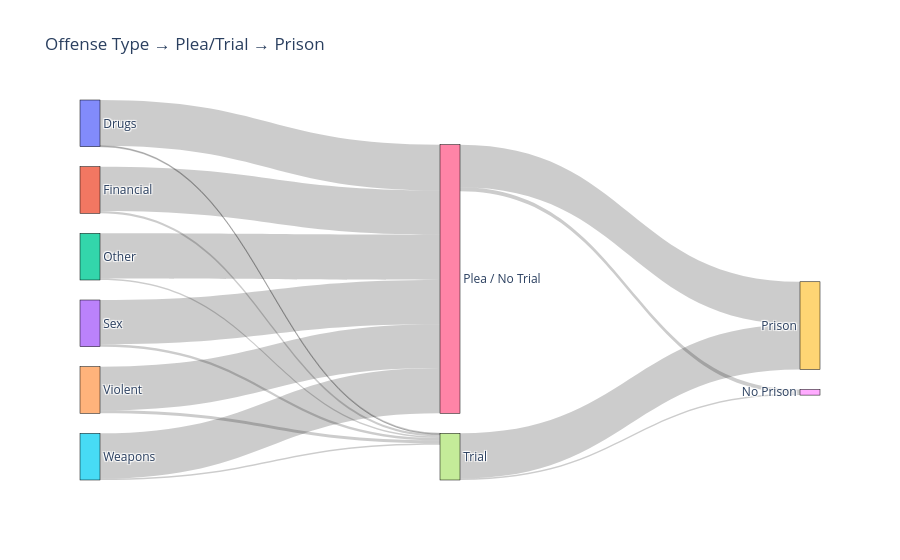

The notebook cell this image was saved under:
### Code cell
# --------------------------------------------------
# 1. Keep needed columns
# --------------------------------------------------
df = sent_df[["OFF_TYPE", "TRIAL_FLAG", "RECIEVED_PRSN_FLAG"]].copy()
df = df.dropna(subset=["OFF_TYPE", "TRIAL_FLAG", "RECIEVED_PRSN_FLAG"])

# --------------------------------------------------
# 2. Map trial + prison labels
# --------------------------------------------------
trial_map = {
    0: "Plea / No Trial",
    1: "Trial"
}

prison_map = {
    0: "No Prison",
    1: "Prison"
}

df["TRIAL_LABEL"] = df["TRIAL_FLAG"].map(trial_map).fillna(df["TRIAL_FLAG"].astype(str))
df["PRISON_LABEL"] = df["RECIEVED_PRSN_FLAG"].map(prison_map).fillna(df["RECIEVED_PRSN_FLAG"].astype(str))


# --------------------------------------------------
# 4. Build percentage flows
#   Offense -> Trial
#   Trial   -> Prison
# --------------------------------------------------
flow1 = (
    df.groupby(["OFF_TYPE", "TRIAL_LABEL"])
      .size()
      .reset_index(name="count")
)
flow1["value"] = flow1["count"] / flow1.groupby("OFF_TYPE")["count"].transform("sum")

flow2 = (
    df.groupby(["TRIAL_LABEL", "PRISON_LABEL"])
      .size()
      .reset_index(name="count")
)
flow2["value"] = flow2["count"] / flow2.groupby("TRIAL_LABEL")["count"].transform("sum")

# If you want percentages instead of proportions:
flow1["value"] *= 100
flow2["value"] *= 100

# --------------------------------------------------
# 5. Build nodes
# --------------------------------------------------
offense_nodes = sorted(df["OFF_TYPE"].unique().tolist())
trial_nodes = ["Plea / No Trial", "Trial"]
prison_nodes = ["No Prison", "Prison"]

labels = offense_nodes + trial_nodes + prison_nodes
label_to_index = {label: i for i, label in enumerate(labels)}

# --------------------------------------------------
# 6. Build links
# --------------------------------------------------
sources = []
targets = []
values = []

for _, row in flow1.iterrows():
    sources.append(label_to_index[row["OFF_TYPE"]])
    targets.append(label_to_index[row["TRIAL_LABEL"]])
    values.append(row["value"])

for _, row in flow2.iterrows():
    sources.append(label_to_index[row["TRIAL_LABEL"]])
    targets.append(label_to_index[row["PRISON_LABEL"]])
    values.append(row["value"])

# --------------------------------------------------
# 7. Plot
# --------------------------------------------------
fig = go.Figure(data=[go.Sankey(
    node=dict(
        pad=20,
        thickness=20,
        line=dict(color="black", width=0.5),
        label=labels
    ),
    link=dict(
        source=sources,
        target=targets,
        value=values
    )
)])

fig.update_layout(
    title_text="Offense Type → Plea/Trial → Prison",
    font_size=12
)

fig.show()

### Figure 1 — Plotly figure (JSON) as saved in the notebook; plotly's stock layout.template omitted (floating-point values rounded to 4 significant figures)
{"data": [{"link": {"source": [0, 0, 1, 1, 2, 2, 3, 3, 4, 4, 5, 5, 6, 6, 7, 7], "target": [6, 7, 6, 7, 6, 7, 6, 7, 6, 7, 6, 7, 8, 9, 8, 9], "value": [97.9, 2.1, 95.1, 4.901, 97.03, 2.965, 94.9, 5.096, 93.55, 6.449, 97.27, 2.728, 8.941, 91.06, 3.204, 96.8]}, "node": {"label": ["Drugs", "Financial", "Other", "Sex", "Violent", "Weapons", "Plea / No Trial", "Trial", "No Prison", "Prison"], "line": {"color": "black", "width": 0.5}, "pad": 20, "thickness": 20}, "type": "sankey"}], "layout": {"font": {"size": 12}, "title": {"text": "Offense Type → Plea/Trial → Prison"}}}
